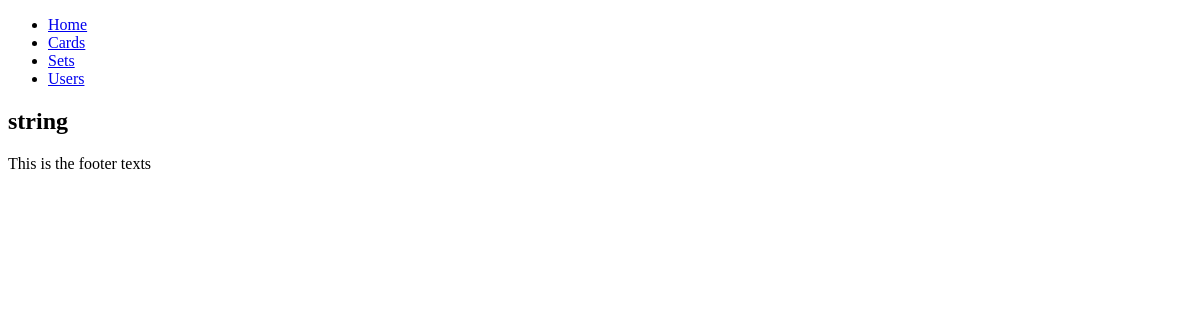
Page /sets/4 on the earlier database version.
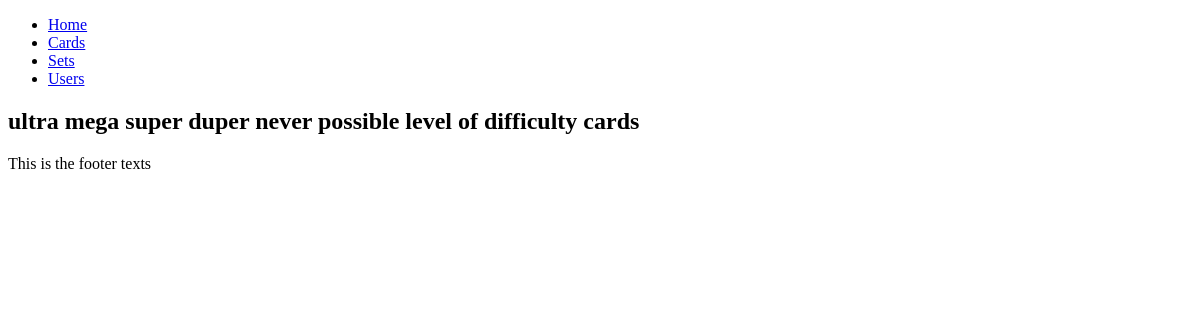
Same page on the later database version.
### main.py (models this page shows)
class Set(SQLModel, table=True):
    id: int | None = Field(default=None, primary_key=True)
    name: str
    cards: list["Card"] = Relationship(back_populates="set")

### main.py (the view)
@app.get("/sets/{set_id}", response_class=HTMLResponse)
async def get_set(request: Request, set_id: int, session: SessionDep):
    db_set = session.exec(select(Set).where(Set.id == set_id)).first()
    if not db_set:
        return {"error": "Set not found"}
    return templates.TemplateResponse(
        "set.html",
        {"request": request, "set": db_set}
    )

### templates/set.html (shortened to what this page needs)
{% extends "base.html" %}
{% block content %}
<h1>{{ set.name }}</h1>
{% endblock %}

Differences in the rows shown:
changed Set: name "string" → "ultra mega super duper never possible level of difficulty cards"
